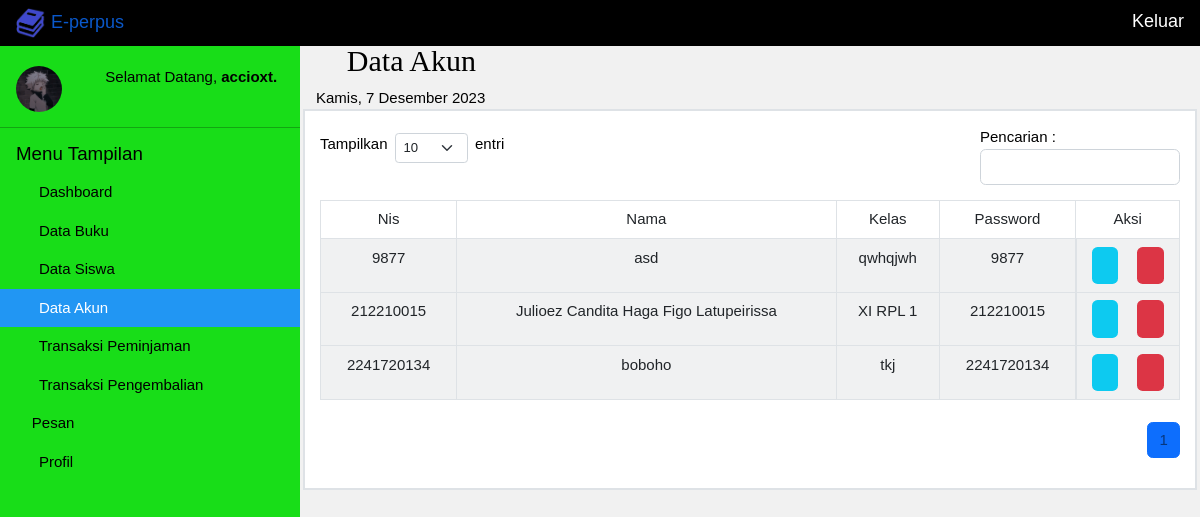
Page /dataAkun (signed in) on the committed database.
### tables this page shows
CREATE TABLE `siswa` (
  `nis` bigint(20) NOT NULL,
  `nama` varchar(50) NOT NULL,
  `kelas` varchar(11) NOT NULL,
  `password` varchar(100) NOT NULL,
  `noTelp` varchar(13) NOT NULL,
  `gambar` varchar(50) NOT NULL,
  `cookie` varchar(5) NOT NULL,
  `jenisAkun` char(1) NOT NULL
);

### app/core/controller.php (called while the page is built, shortened)
<?php
class controller {
	public function view ($view, $data = []) {
		require "app/views/". $view . ".php";
	}
}

### app/controllers/admin/dataAkun.php (called while the page is built, shortened)
<?php
class dataAkun extends controller{
	public function index ($dataUrl = []) {
		$data["pilihan"] = "dataAkun";
		$siswa = $this->model("siswaModels");
		if ( isset($_POST["search"])  ) {
			$_SESSION["keyTambah"] = $_POST["keyword"];
			$key = $_SESSION["keyTambah"];
		} else if ( isset($_SESSION["keyTambah"]) ) { $key = $_SESSION["keyTambah"]; }
		else {
			$key = "";
		}
		if ( isset($_POST["limit"])) {
			$_SESSION["jdpsAkun"] = $_POST["limit"];
			$jdp = $_SESSION["jdpsAkun"];
		} else if ( isset($_SESSION["jdpsAkun"]) ) { $jdp = $_SESSION["jdpsAkun"]; }
		else {
			$jdp = 10;
		}
		$hf = 1;
		$conn = mysqli_connect("localhost","root","","perpus");
		$jm = mysqli_num_rows(mysqli_query($conn,"SELECT * FROM siswa"));
		$jp = ceil($jm /$jdp);
		$am = ( $hf - 1 ) * $jdp;
		$jumlahLink = 1;
		if ( $hf > $jumlahLink ) {
			$nomorAwal = $hf - $jumlahLink;
		} else {
			$nomorAwal = 1;
		}
		if ( $hf < ($jp - $jumlahLink) ) {
			$nomorAkhir = $hf + $jumlahLink;
		} else {
			$nomorAkhir = $jp;
		}
		$data["na"] = $nomorAwal;
		$data["nr"] = $nomorAkhir;
		$data["hf"] = $hf;
		$data["jp"] = $jp;
		$query = "SELECT * FROM siswa WHERE (
		nis LIKE '%$key%' || gambar LIKE '%$key%' || nama LIKE '%$key%' || kelas LIKE '%$key%' || password LIKE '%$key%' || noTelp LIKE '%$key%' ) AND jenisAkun = 'U' ORDER BY nis ASC LIMIT $am, $jdp ";
		$data["siswa"] = $siswa->getSiswaModel($query);
		$this->view("admin/dataAkun/index",$data);
	}
}

### app/core/app.php (called while the page is built, shortened)
<?php
class app {
	protected $controller = "masuk";
	protected $method = "index";
	protected $params = [];
	public function __construct () {
		$url = $this->parseUrl();
		if ( isset($url[0]) ) {
			if ( isset($_SESSION["klien"])	 ) {
				$this->klien = $_SESSION["klien"];
				if ( file_exists("app/controllers/" . $this->klien . "/" . $url[0] . ".php") ) {
					$this->controller = $url[0];
				}
			}
		} else { header("location: " . $this->controller); }
		if ( isset($_SESSION["klien"]) ) {
			$this->controller = new $this->controller;
		} else {
				require "app/controllers/". $this->controller . ".php";
				$this->controller = new $this->controller;
		}
		call_user_func_array([$this->controller,$this->method], $this->params);
	}
	public function parseUrl () {
		if ( isset($_GET["url"]) ) {
			$url = $_GET["url"];
			$url = rtrim($url,"/");
			$url = filter_var($url,FILTER_SANITIZE_URL);
			$url = explode("/", $url);
			return $url;
		}
	}
}

### index.php (called while the page is built, shortened)
<?php
$app = new app();

### app/models/siswaModels.php (called while the page is built, shortened)
<?php
class siswaModels {
	private $siswaModel = [];
	public function conn () {
		$conn = mysqli_connect("localhost","root","","perpus");
		return $conn;
	}
	public function getSiswaModel ($query = "SELECT * FROM siswa") {
		$q = mysqli_query($this->conn(),$query);
		while ( $rows = mysqli_fetch_assoc($q) ) {
			$this->siswaModel[] = $rows;
		}
		return $this->siswaModel;
	}
}

### app/core/help.php (called while the page is built, shortened)
<?php
function baseUrl () {
	return "http://localhost/perpus";
}

### app/views/admin/dataAkun/index.php (the view, shortened to what this page needs)
<header class="w3-container mar">
  <h2 style="font-family: tahoma"><i class="fa-solid fa-user"></i>  Data Akun</h2>
  	<span id="tanggal" ></span>
</header>
<div class="w3-main" style="margin-left:300px; padding: 0 3px">
  <div id="content" class="border border-2 p-3 bg-white">
      <div class="d-flex justify-content-between align-items-center">
      <form acction="" method="post">
        <p class=" d-flex" style="width: 290px;">
          <span>Tampilkan</span>
          <select id="tamp" class="form-select form-select-sm w-25 mb-3 mx-2" aria-label=".form-select-lg example" name="limit">
          <option <?php echo (isset($_SESSION["jdpsAkun"]) && $_SESSION["jdpsAkun"] ==10 )? "selected":"" ;?>>10</option>
        </select> entri
        </p>
        </form>
        <div class="input-group input-group-sm mb-3" style="width: 200px;" id="input">
          <form action="" method="post">
          <label style="margin-right: 4px;">Pencarian : </label>
          <input type="text" class="form-control" aria-label="Sizing example input" aria-describedby="inputGroup-sizing-sm" name="keyword" id="keyword"
          value="<?php echo (isset($_SESSION['keyTambah'])? $_SESSION['keyTambah'] : '') ;?>"
          >
          </form>
        </div>
      </div>
        <table class="table table-bordered" align="center">
          <tr>
            <td>Nis</td>
            <td>Nama</td>
            <td>Kelas<i></i></td>
            <td>Password</td>
            <td>Aksi</td>
          </tr>
<?php foreach ( $data["siswa"] as $siswa ) { ?>
          <tr class="bg-secondary">
            <td><?php echo $siswa["nis"]; ?> </td>
            <td><?php echo $siswa["nama"]; ?></td>
            <td><?php echo $siswa["kelas"]; ?> </td>
            <td><?php echo $siswa["password"]; ?></td>
            <td class="d-flex justify-content-around">
              <span class="p-2 bg-info rounded" style="margin-right: 5px;">
                <a href="#" style="color:black" data-bs-toggle="modal" data-bs-target="#exampleModal" data-nis="<?php echo $siswa['nis']; ?>" class="edit"><i class="fa fa-edit m-auto"></i></a>
              </span>
              <span class="p-2 bg-danger rounded">
                <a href="" style="color:black" class="hapus" data-bs-toggle="modal" data-bs-target="#hapus" data-nis="<?php echo $siswa['nis']; ?>">
                <i class="fa fa-trash m-auto"></i>
                </a>
              </span>
            </td>
          </tr>
<?php } ?>
      </table>
      <div class="d-flex justify-content-between align-items-center mt-4">
        <nav aria-label="...">
          <ul class="pagination">
<?php for ( $i = $data["na"]; $i <= $data["nr"]; $i++ ) { ?>
            <li class="page-item
            <?php echo ($i == $data['hf'])? 'active':''; ?>
            " aria-current="page">
              <a class="page-link text-black-50" href="<?php echo baseUrl().'/dataSiswa/index/page='. $i; ?>"><?php echo $i; ?></a>
            </li>
<?php } ?>
          </ul>
      </nav>
      </div>
</div>
</div>

### assets/css/w3school1.css (style rules this page uses)
.fa { display:inline-block;font:normal normal normal 14px/1 FontAwesome;font-size:inherit;text-rendering:auto;-webkit-font-smoothing:antialiased;-moz-osx-font-smoothing:grayscale }
.fa-user:before { content:"\f007" }
.fa-edit:before,.fa-pencil-square-o:before { content:"\f044" }
.fa-trash:before { content:"\f1f8" }

### assets/css/w3school2.css (style rules this page uses)
html { box-sizing:border-box }
*,*:before,*:after { box-sizing:inherit }
html { -ms-text-size-adjust:100%;-webkit-text-size-adjust:100% }
body { margin:0 }
article,aside,details,figcaption,figure,footer,header,main,menu,nav,section { display:block }
a { background-color:transparent }
button,input,select,textarea,optgroup { font:inherit;margin:0 }
button,input { overflow:visible }
button,select { text-transform:none }
html,body { font-family:Verdana,sans-serif;font-size:15px;line-height:1.5 }
html { overflow-x:hidden }
h2 { font-size:30px }
h1,h2,h3,h4,h5,h6 { font-family:"Segoe UI",Arial,sans-serif;font-weight:400;margin:10px 0 }
a { color:inherit }
.w3-main,#main { transition:margin-left .4s }
.w3-container:after,.w3-container:before,.w3-panel:after,.w3-panel:before,.w3-row:after,.w3-row:before,.w3-row-padding:after,.w3-row-padding:before, .w3-cell-row:before,.w3-cell-row:after,.w3-clear:after,.w3-clear:before,.w3-bar:before,.w3-bar:after { content:"";display:table;clear:both }
.w3-container,.w3-panel { padding:0.01em 16px }
.w3-light-grey,.w3-hover-light-grey:hover,.w3-light-gray,.w3-hover-light-gray:hover { color:#000!important;background-color:#f1f1f1!important }

### assets/css/cssGabungan.css (style rules this page uses)
html,body,h1,h2,h3,h4,h5 { font-family: "Raleway", sans-serif }
.mar { margin-left: 300px; margin-top: 43px; }
.bg-secondary { --bs-bg-opacity: 0.10; background-color: rgba(var(--bs-secondary-rgb), var(--bs-bg-opacity)) !important; }
td { text-align: center; }
a { text-decoration: none; }
ul { list-style: none; }

### rows in the picture
siswa: nis "9877", nama "asd", kelas "qwhqjwh", password "9877"
siswa: nis "212210015", nama "Julioez Candita Haga Figo Latupeirissa", kelas "XI RPL 1", password "212210015"
siswa: nis "2241720134", nama "boboho", kelas "tkj", password "2241720134"

### other values in the picture
$_SESSION["identitas"]["nama"] "accioxt."
